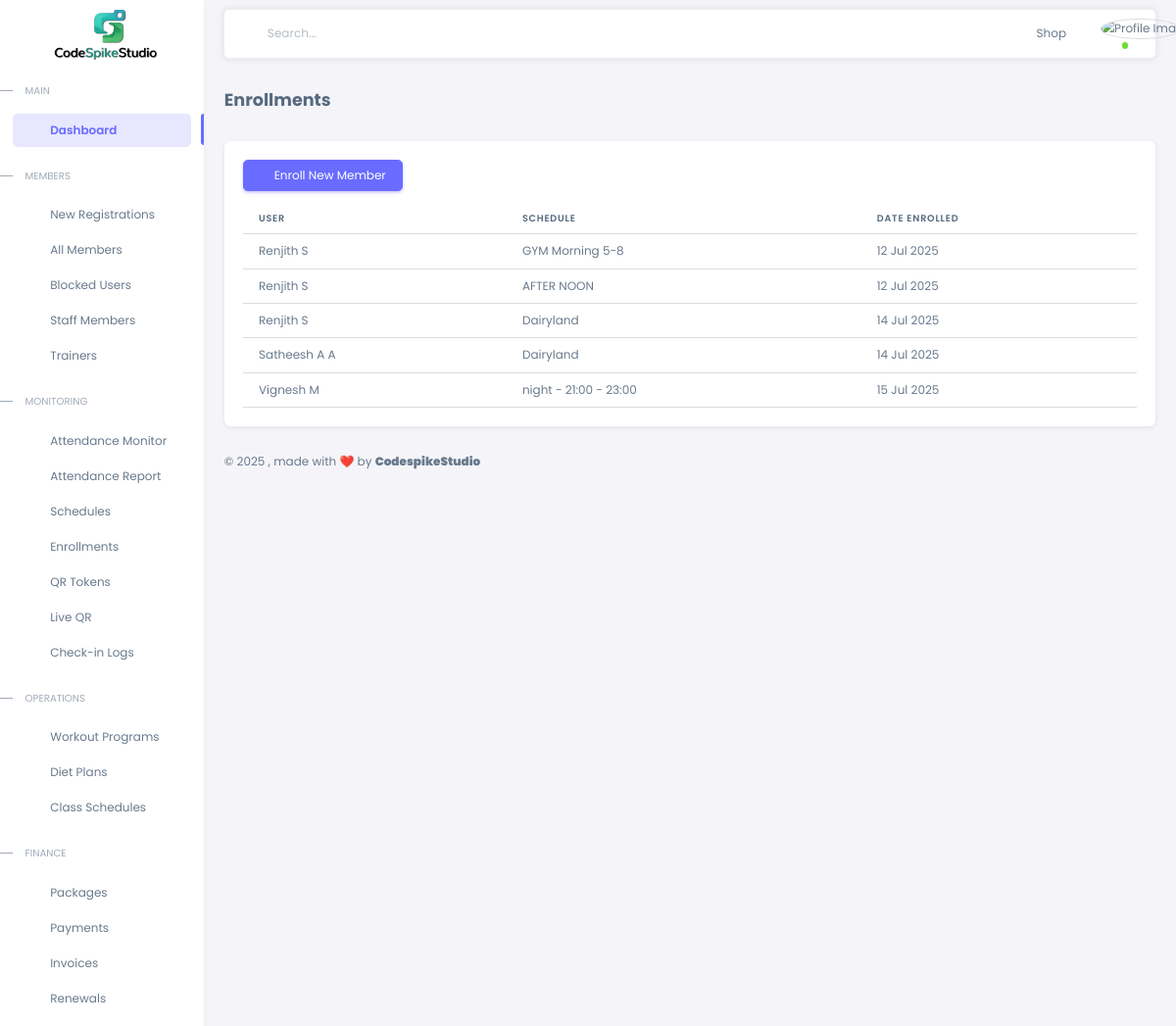
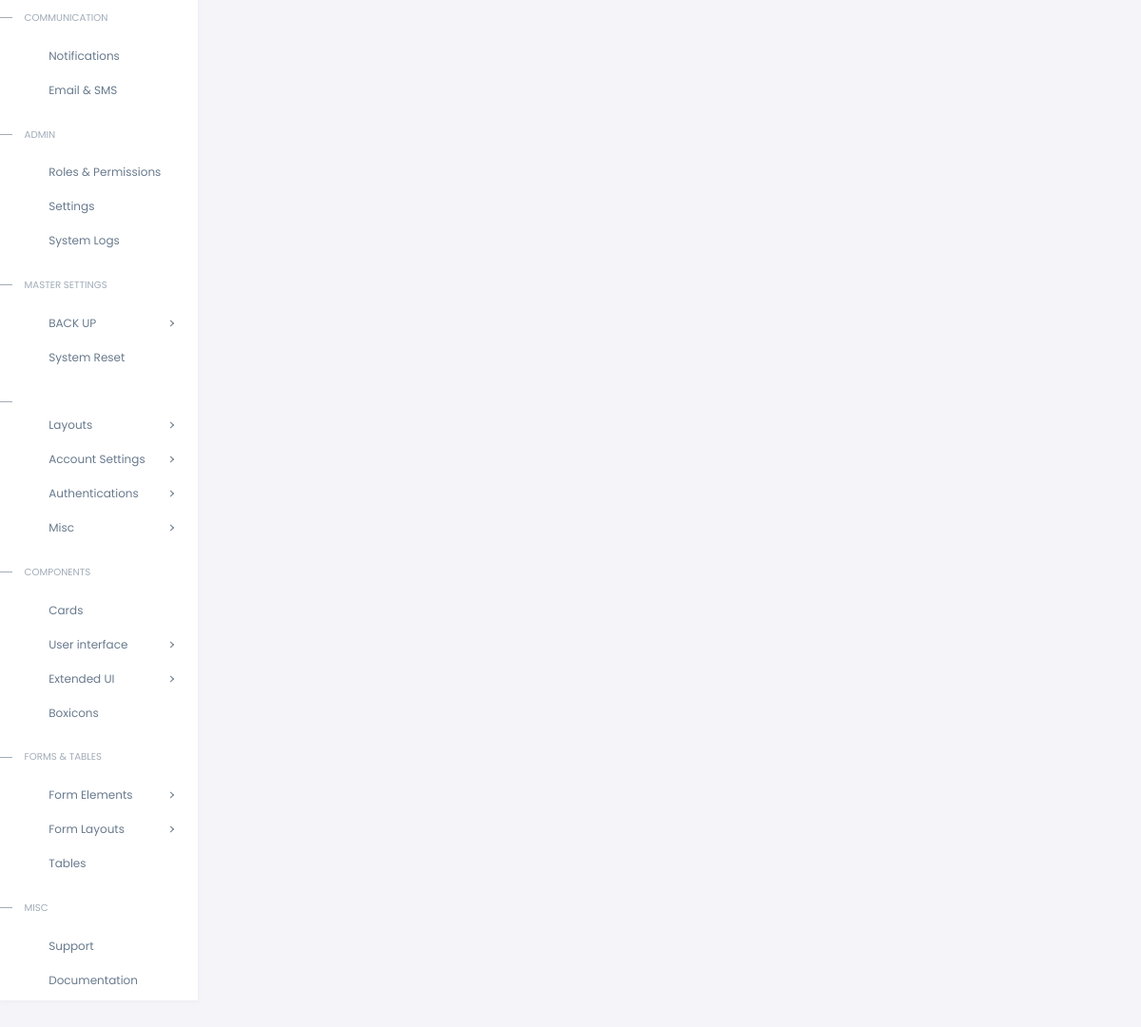
The app's page /enrollments/ with its own data (2 pictures, top to bottom).
### attendance/models.py (models this page shows, shortened)
class ClassEnrollment(models.Model):
    user = models.ForeignKey(
        settings.AUTH_USER_MODEL,
        on_delete=models.CASCADE,
        related_name='enrollments'
    )
    schedule = models.ForeignKey(
        Schedule,
        on_delete=models.CASCADE,
        related_name='enrollments'
    )
    enrolled_on = models.DateTimeField(auto_now_add=True)
    class Meta:
        unique_together = ('user', 'schedule')

class Schedule(models.Model):
    SESSION_STATUS = [
        ('upcoming', 'Upcoming'),
        ('live', 'Live'),
        ('ended', 'Ended'),
    ]
    name = models.CharField(max_length=100)  # e.g., "Zumba", "HIIT"
    trainer = models.ForeignKey(
        settings.AUTH_USER_MODEL,
        on_delete=models.SET_NULL,
        null=True,
        blank=True,
        related_name='trainer_schedules'
    )
    start_time = models.TimeField()  # Only time, not date
    end_time = models.TimeField()
    capacity = models.PositiveIntegerField(default=30)
    status = models.CharField(max_length=10, choices=SESSION_STATUS, default='upcoming')
    created_at = models.DateTimeField(auto_now_add=True)

### accounts/models.py (models this page shows, shortened)
class CustomUser(AbstractUser):
    username = models.CharField(max_length=20, unique=True, blank=True, null=True)
    phone_number = models.CharField(max_length=15, unique=True)
    member_id = models.BigAutoField(primary_key=True)
    join_date = models.DateField(auto_now_add=True)
    STAFF_ROLES = [
        ('Admin', 'Admin'),
        ('Manager', 'Manager'),
        ('Employee', 'Employee'),
        ('Customer', 'Customer'),
        ('Member', 'Member'),
        ('Trainer', 'Trainer'),
    ]
    staff_role = models.CharField(max_length=100, choices=STAFF_ROLES)
    email = models.EmailField(unique=True)
    address = models.TextField(blank=True, null=True)
    city = models.CharField(max_length=100, blank=True, null=True)
    state = models.CharField(max_length=100, blank=True, null=True)
    pincode = models.CharField(max_length=10, blank=True, null=True)
    date_of_birth = models.DateField(blank=True, null=True)
    GENDER_CHOICES = [
        ('Male', 'Male'),
        ('Female', 'Female'),
        ('Other', 'Other'),
    ]
    gender = models.CharField(max_length=10, choices=GENDER_CHOICES, blank=True, null=True)
    profile_image = models.ImageField(
        upload_to='profile_pics/',
        blank=True,
        null=True,
        validators=[FileExtensionValidator(allowed_extensions=['jpg', 'jpeg', 'png'])]
    )
    package = models.ForeignKey(Package, null=True, blank=True, on_delete=models.SET_NULL)
    is_active = models.BooleanField(default=True)
    on_subscription = models.BooleanField(default=False)
    is_staff = models.BooleanField(default=False)
    groups = models.ManyToManyField(Group, related_name="customuser_set", blank=True)
    user_permissions = models.ManyToManyField(Permission, related_name="customuser_permissions_set", blank=True)
    objects = CustomUserManager()
    USERNAME_FIELD = 'phone_number'
    REQUIRED_FIELDS = ['first_name', 'last_name', 'email']

### attendance/views.py (the view)
# urls.py: path('enrollments/', views.EnrollmentListView.as_view(), name='enrollment_list'),
class EnrollmentListView(ListView):
    model = ClassEnrollment
    template_name = 'attendance/enrollment_list.html'
    context_object_name = 'enrollments'
    paginate_by = 20
    def get_queryset(self):
        return super().get_queryset().select_related('user', 'schedule')
    def get_context_data(self, **kwargs):
        context = super().get_context_data(**kwargs)
        context['page_obj'] = context.get('page_obj')
        return context

### templates/attendance/enrollment_list.html
{% extends 'advadmin/index.html' %}
{% block content %}
<div class="container-xxl container-p-y">
  <h4 class="fw-bold py-3 mb-4">Enrollments</h4>
  <div class="card">
    <div class="card-body">
      <a href="{% url 'enrollment_create' %}" class="btn btn-primary mb-3">
        <i class="bx bx-user-plus"></i> Enroll New Member
      </a>
      <table class="table">
        <thead>
          <tr>
            <th>User</th>
            <th>Schedule</th>
            <th>Date Enrolled</th>
          </tr>
        </thead>
        <tbody>
          {% for enrollment in enrollments %}
          <tr>
            <td>{{ enrollment.user.get_full_name }}</td>
            <td>{{ enrollment.schedule.name }}</td>
            <td>{{ enrollment.enrolled_on|date:"d M Y" }}</td>
          </tr>
          {% empty %}
          <tr>
            <td colspan="3" class="text-center text-muted">No enrollments found</td>
          </tr>
          {% endfor %}
        </tbody>
      </table>
    </div>
  </div>
</div>
{% endblock %}

### records on screen
ClassEnrollment: user.get_full_name "Renjith S", schedule.name "GYM Morning 5-8", enrolled_on "12 Jul 2025"
ClassEnrollment: user.get_full_name "Renjith S", schedule.name "AFTER NOON", enrolled_on "12 Jul 2025"
ClassEnrollment: user.get_full_name "Renjith S", schedule.name "Dairyland", enrolled_on "14 Jul 2025"
ClassEnrollment: user.get_full_name "Satheesh A A", schedule.name "Dairyland", enrolled_on "14 Jul 2025"
ClassEnrollment: user.get_full_name "Vignesh M", schedule.name "night - 21:00 - 23:00", enrolled_on "15 Jul 2025"
